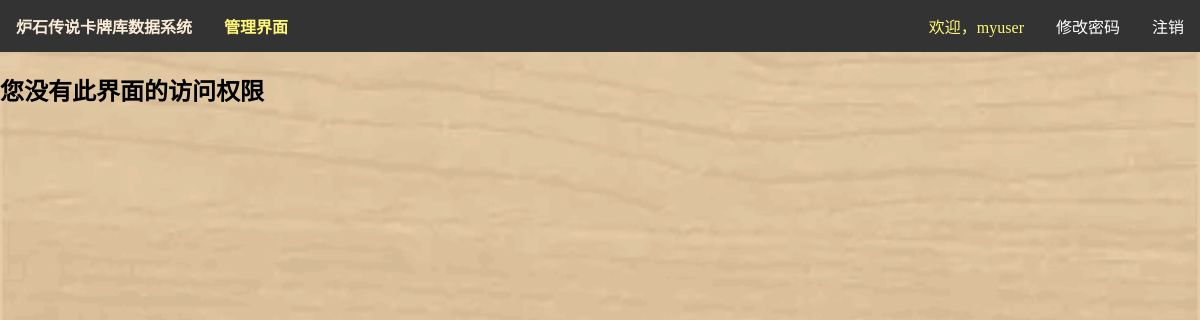
Page /manage/raceclass_list (signed in) on the earlier database version.
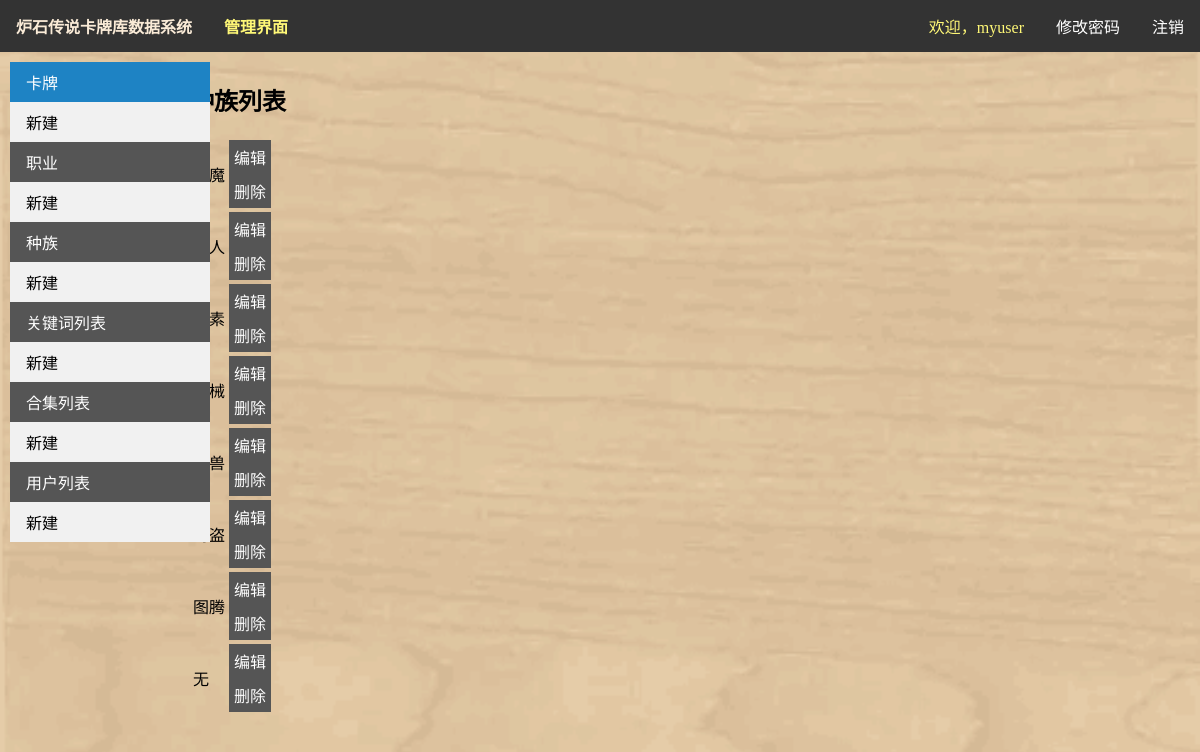
Same page on the later database version.
### Hs/models.py (models this page shows, shortened)
class RaceClass(models.Model):
    id = models.AutoField('种族id', primary_key=True)
    name = models.CharField('种族名称', max_length=10, unique=True)
    class Meta:
        verbose_name = '种族列表'
        verbose_name_plural = verbose_name

### Hs/views.py (the view)
# urls.py: path('manage/raceclass_list', views.raceclass_list, name='raceclass_list'),
def raceclass_list(request):
    rc_list = select.race_all()
    return render(request, 'Hs/race_list.html', {
        'rc_list': rc_list
    })

### Hs/process/select.py (called while the page is built)
def select_all(ObjectClass):
    _object_list = ObjectClass.objects.all()
    return _object_list

def race_all():
    return select_all(RaceClass)

### templates/Hs/race_list.html (shortened to what this page needs)
{% load static %}
<!DOCTYPE html>
<html lang="en">
<head>
    <link href="{% static 'CSS/manage.css' %}" type="text/css" rel="stylesheet">
</head>
<body>
<ul class="nav_hor">
    <li class="head"><a class="logo" href="{% url 'Hs:index' %}"><b>炉石传说卡牌库数据系统</b></a></li>
    <li class="head"><b>管理界面</b></li>
    {% if user.is_authenticated %}
        <li><a href="{% url 'logout' %}?next={{ request.path }}">注销</a></li>
        <li><a href="{% url 'password_change' %}?next={{ request.path }}">修改密码</a></li>
        <li class="txt">欢迎，{{ user.username }}</li>
    {% else %}
        <li><a href="{% url 'login' %}?next={{ request.path }}">登录</a></li>
        <li><a href="{% url 'Hs:register' %}">注册</a></li>
    {% endif %}
</ul>
{% if user.is_staff %}
<div class="row">
    <div class="column side">
        <ul class="nav_vert">
            <li><a class="main active" href="{% url 'Hs:manage' %}">卡牌</a><a class="add"
                                                                             href="{% url 'Hs:card_create' %}"> 新建</a>
            </li>
            <li><a class="main" href="{% url 'Hs:summonerclass_list' %}">职业</a><a class="add"
                                                                                  href="{% url 'Hs:summonerclass_add' %}">
                新建</a></li>
            <li><a class="main" href="{% url 'Hs:raceclass_list' %}">种族</a><a class="add"
                                                                              href="{% url 'Hs:raceclass_add' %}">
                新建</a></li>
            <li><a class="main" href="{% url 'Hs:keyword_list' %}">关键词列表</a><a class="add"
                                                                               href="{% url 'Hs:keyword_add' %}"> 新建</a>
            </li>
            <li><a class="main" href="{% url 'Hs:setclass_list' %}">合集列表</a><a class="add"
                                                                               href="{% url 'Hs:setclass_add' %}">
                新建</a></li>
            <li><a class="main" href="{% url 'Hs:user_list' %}">用户列表</a><a class="add" href="{% url 'Hs:user_add' %}">
                新建</a></li>
        </ul>
    </div>
    <div class="column body">
        <h2>种族列表</h2>
        <table>
            <tbody>
            {% for rc in rc_list %}
                <tr>
                    <td>{{ rc.name }}</td>
                    <td class="text-center">
                        <a class="btn btn-info btn-sm" href="{% url 'Hs:raceclass_edit' %}?id={{ rc.id }}">编辑
                        </a>
                        <a class="btn btn-danger btn-sm" href="{% url 'Hs:raceclass_drop' %}?id={{ rc.id }}">删除
                        </a>
                    </td>
                </tr>
            {% endfor %}
            </tbody>
        </table>
    </div>
</div>
{% else %}
<h2>您没有此界面的访问权限</h2>
{% endif %}
</body>
</html>

Differences in the rows shown:
changed User "myuser": is_staff False → True (drawn)
now on this page (row unchanged): RaceClass: name "图腾"
now on this page (row unchanged): RaceClass: name "无"
Other differences:
text no longer shown: "您没有此界面的访问权限"
text now shown: "卡牌 新建 职业 新建 种族 新建 关键词列表 新建 合集列表 新建 用户列表 新建 种族列表"
